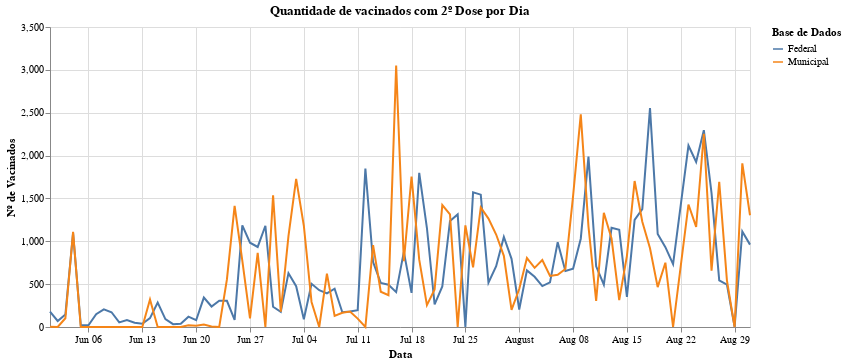

The cell this chart's notebook holds for it:
### Code cell
alt.Chart(vacinados2DosePorDia).mark_line().encode(
    alt.X('data:T', title='Data'),
    alt.Y('aplic_por_dia:Q', title='Nº de Vacinados'),
    alt.Color('fonte_dados:N', title='Base de Dados')
).properties(
    width=700,
    title='Quantidade de vacinados com 2º Dose por Dia'
)

### Figure 1 — Vega-Lite specification as saved in the notebook (floating-point values rounded to 4 significant figures; data arrays with more than 128 entries replaced by an {"elided": "..."} marker saying what was removed)
{"config": {"view": {"continuousWidth": 400, "continuousHeight": 300}}, "data": {"name": "data-039fb6e13dd8dea46bb9e256ec6350e0"}, "mark": "line", "encoding": {"color": {"type": "nominal", "field": "fonte_dados", "title": "Base de Dados"}, "x": {"type": "temporal", "field": "data", "title": "Data"}, "y": {"type": "quantitative", "field": "aplic_por_dia", "title": "Nº de Vacinados"}}, "title": "Quantidade de vacinados com 2º Dose por Dia", "width": 700, "$schema": "https://vega.github.io/schema/vega-lite/v4.8.1.json", "datasets": {"data-039fb6e13dd8dea46bb9e256ec6350e0": {"elided": "182 records"}}}
